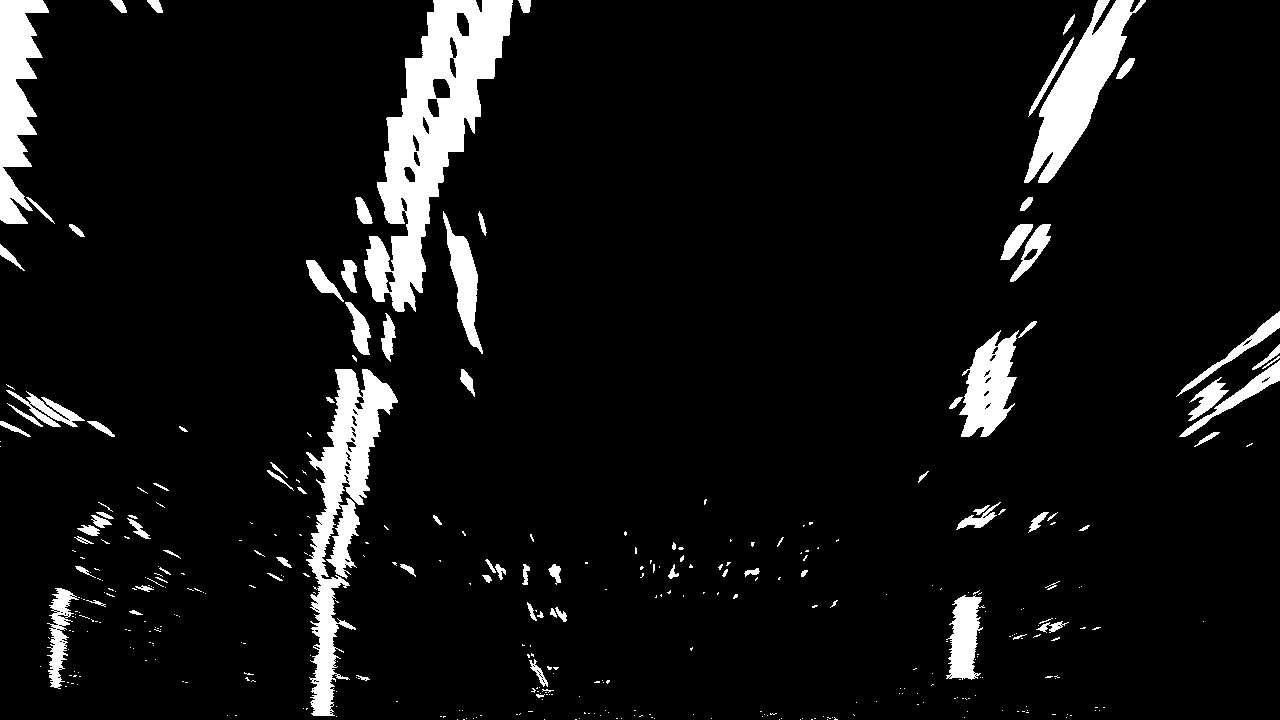
#> input picture SDC_01/calibration_wide/warped-example.jpg, 1280 x 720 px
$ jupyter execute 'SDC_01_16_34_Finding the Lines.ipynb'   (shell and % lines are left out)   (older library calls are emulated)
#> lines starting #> are read from the running program, lines starting #| are printed output that depends on the picture
[cell 1]

import numpy as np
import cv2
import matplotlib.pyplot as plt
import matplotlib.image as mpimg

[cell 2]
binary_warped = mpimg.imread('calibration_wide/warped-example.jpg')
#> binary_warped is the input picture: shape (720, 1280); min 0, max 255, mean 18.5

print(binary_warped.shape)
#| (720, 1280)
plt.imshow(binary_warped)

[cell 3]
# 画像下半分のヒストグラム
histogram = np.sum(binary_warped[binary_warped.shape[0]//2:,:], axis=0)
#> histogram = 1280 values, max 62445 at index 327, min 0 at index 208, mean 5170.2

print(binary_warped.shape[0]//2)
#| 360
plt.plot(histogram)
#> figure, not shown here; curve peaks at x = 327, y = 62445

[cell 4]
img = np.dstack((binary_warped, binary_warped, binary_warped))*255
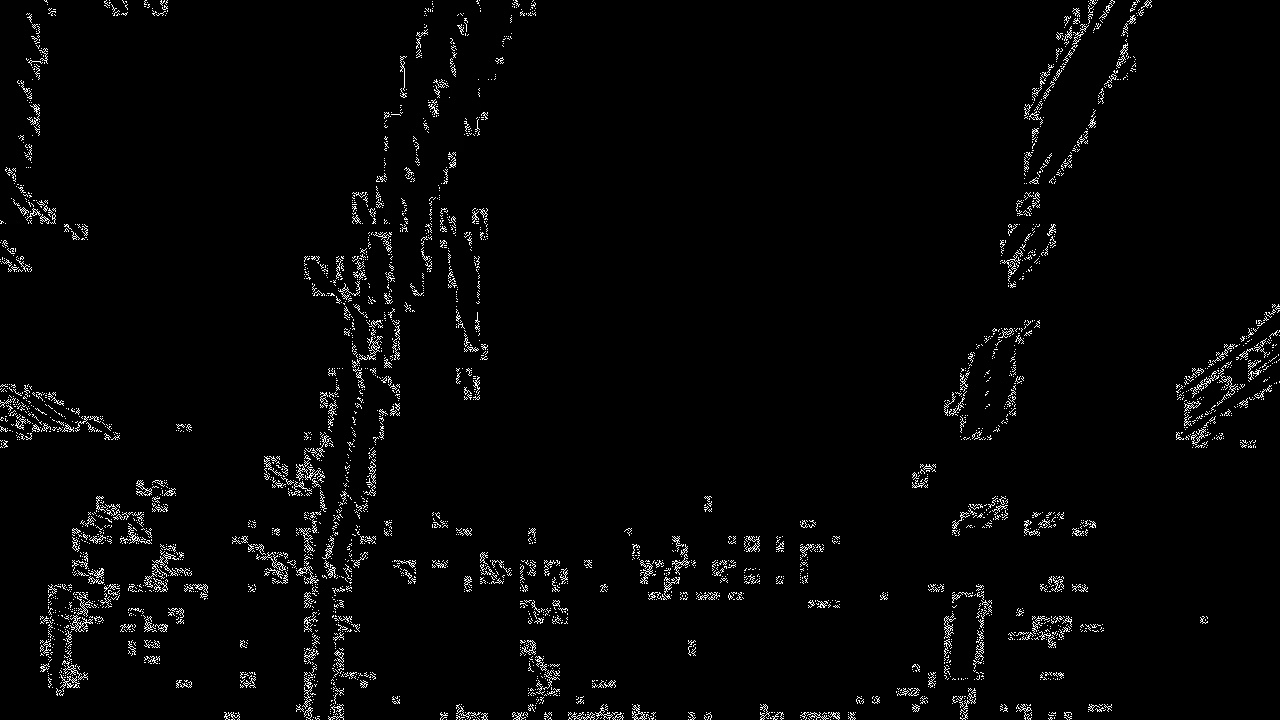
#> img: shape (720, 1280, 3); min 0, max 255, mean 6.3

print(img.shape)
#| (720, 1280, 3)
plt.imshow(img)

[cell 5]
midpoint = np.int(histogram.shape[0]//2)
#> midpoint = 640

# ヒストグラムの2つのピーク値を探す
# NumPyのargmax関数は、多次元配列の中の最大値の要素を持つインデックスを返す関数
leftx_base = np.argmax(histogram[:midpoint])
#> leftx_base = 327
rightx_base = np.argmax(histogram[midpoint:]) + midpoint
#> rightx_base = 971

print(midpoint, leftx_base, rightx_base)
#| 640 327 971

[cell 6]
# Choose the number of sliding windows
nwindows = 9
# Set height of windows
window_height = np.int(binary_warped.shape[0]//nwindows)
#> window_height = 80

print(window_height)
#| 80

[cell 7]
# Identify the x and y positions of all nonzero pixels in the image
nonzero = binary_warped.nonzero()
#> nonzero = 89486 positions, rows 0 to 719, columns 0 to 1279
nonzeroy = np.array(nonzero[0])
nonzerox = np.array(nonzero[1])

# nonzero関数は非ゼロ要素の抽出
print(nonzeroy, nonzerox)
#> (printed output is left out)
print(binary_warped[0, 0], binary_warped[0, 1], binary_warped[0, 2])
#| 255 255 255

[cell 8]
# Current positions to be updated for each window
leftx_current = leftx_base
#> leftx_current = 327
rightx_current = rightx_base
#> rightx_current = 971

# Smarginet the width of the windows +/- margin
margin = 100
# Set minimum number of pixels found to recenter window
minpix = 50

# Create empty lists to receive left and right lane pixel indices
left_lane_inds = []
right_lane_inds = []

# Step through the windows one by one
for window in range(nwindows):
    # Identify window boundaries in x and y (and right and left)
    win_y_low = binary_warped.shape[0] - (window+1)*window_height
    win_y_high = binary_warped.shape[0] - window*window_height
    win_xleft_low = leftx_current - margin
    win_xleft_high = leftx_current + margin
    win_xright_low = rightx_current - margin
    win_xright_high = rightx_current + margin

    # Draw the windows on the visualization image
    out_img = img.copy()
    cv2.rectangle(out_img,(win_xleft_low,win_y_low),(win_xleft_high,win_y_high),(0,255,0), 2)
    cv2.rectangle(out_img,(win_xright_low,win_y_low),(win_xright_high,win_y_high),(0,255,0), 2)

    # 現在の探索範囲 (下から探索)
    plt.figure()
    plt.imshow(out_img)
    plt.show()

    # 窓高さ内のヒストグラム
    histogram = np.sum(out_img[win_y_low:win_y_high,:], axis=0)
    plt.plot(histogram)
    plt.show()

    # Identify the nonzero pixels in x and y within the window
    good_left_inds = ((nonzeroy >= win_y_low) & (nonzeroy < win_y_high) &
                        (nonzerox >= win_xleft_low) &  (nonzerox < win_xleft_high)).nonzero()[0]
    good_right_inds = ((nonzeroy >= win_y_low) & (nonzeroy < win_y_high) &
                        (nonzerox >= win_xright_low) &  (nonzerox < win_xright_high)).nonzero()[0]

    # Append these indices to the lists
    # 探索領域内の有効要素を後のフィッティングのために貯めこんでいく
    left_lane_inds.append(good_left_inds)
    right_lane_inds.append(good_right_inds)

    # If you found > minpix pixels, recenter next window on their mean position
    # 窓内で発見した左右の車線位置
    if len(good_left_inds) > minpix:
        leftx_current = np.int(np.mean(nonzerox[good_left_inds]))
    if len(good_right_inds) > minpix:
        rightx_current = np.int(np.mean(nonzerox[good_right_inds]))

    print(window, "result:", leftx_current, rightx_current)
    print("")
#> this loop made 9 passes
#> (win_xleft_low, win_xleft_high, win_xright_low, win_xright_high, leftx_current, rightx_current) on passes 1 to 9: (227, 427, 871, 1071, 319, 968), (219, 419, 868, 1068, 327, 989), (227, 427, 889, 1089, 329, 1002), (229, 429, 902, 1102, 344, 977), (244, 444, 877, 1077, 366, 992), (266, 466, 892, 1092, 391, 1021), (291, 491, 921, 1121, 411, 1036), (311, 511, 936, 1136, 432, 1063), (332, 532, 963, 1163, 462, 1097)
#| 0 result: 319 968
#| 1 result: 327 989
#| 2 result: 329 1002
#| 3 result: 344 977
#| 4 result: 366 992
#| 5 result: 391 1021
#| 6 result: 411 1036
#| 7 result: 432 1063
#> (further printed lines are left out)
#> pass 1, `plt.show()`:
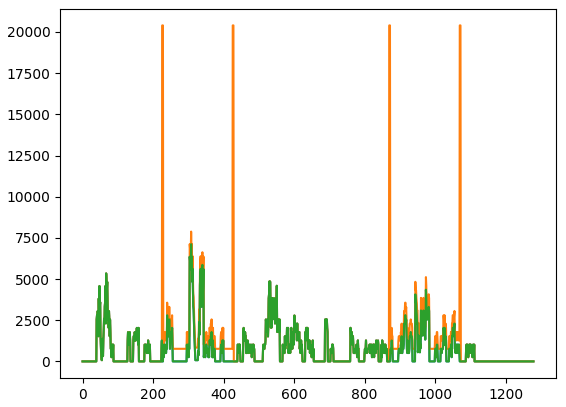
#> figure drawn by matplotlib, 1 panel; curve peaks at x = 308, y = 7116; curve peaks at x = 226, y = 20400; curve peaks at x = 308, y = 7116
#> after the loop, left_lane_inds = 9 items; right_lane_inds = 9 items

# Concatenate the arrays of indices
# 配列の連結
left_lane_inds = np.concatenate(left_lane_inds)
right_lane_inds = np.concatenate(right_lane_inds)

# Extract left and right line pixel positions
leftx = nonzerox[left_lane_inds]
lefty = nonzeroy[left_lane_inds]
rightx = nonzerox[right_lane_inds]
righty = nonzeroy[right_lane_inds]

# Fit a second order polynomial to eachnonzerox
# 二次関数でフィッティング
left_fit = np.polyfit(lefty, leftx, 2)
#> left_fit = [0.000223, -0.391, 478.1]
right_fit = np.polyfit(righty, rightx, 2)
#> right_fit = [0.00042, -0.48, 1115.2]

print("left a,b,c", left_fit)
#| left a,b,c [ 2.23090058e-04 -3.90812851e-01  4.78139852e+02]
print("right a,b,c", right_fit)
#| right a,b,c [ 4.19709859e-04 -4.79568379e-01  1.11522544e+03]

[cell 9]
# Generate x and y values for plotting
ploty = np.linspace(0, binary_warped.shape[0]-1, binary_warped.shape[0] )
#> ploty = 720 values from 0 to 719
left_fitx = left_fit[0]*ploty**2 + left_fit[1]*ploty + left_fit[2]
#> left_fitx = 720 values, max 478.1 at index 0, min 312.5 at index 719, mean 376.1
right_fitx = right_fit[0]*ploty**2 + right_fit[1]*ploty + right_fit[2]
#> right_fitx = 720 values, max 1115.2 at index 0, min 978.2 at index 571, mean 1015.2

plt.figure()
img[nonzeroy[left_lane_inds], nonzerox[left_lane_inds]] = [255, 0, 0]
img[nonzeroy[right_lane_inds], nonzerox[right_lane_inds]] = [0, 0, 255]
plt.imshow(img)

plt.plot(left_fitx, ploty, color='yellow')
plt.plot(right_fitx, ploty, color='yellow')
# plt.xlim(0, 1280)
# plt.ylim(720, 0)

plt.show()
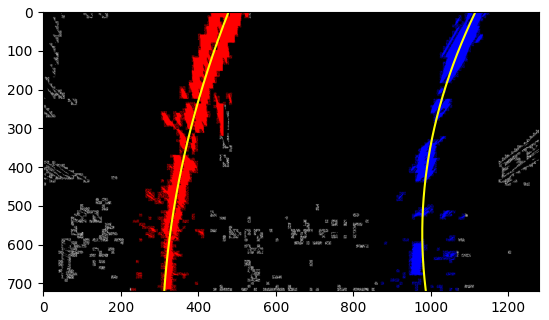
#> figure drawn by matplotlib, 1 panel

[cell 10]
# Assume you now have a new warped binary image
# from the next frame of video (also called "binary_warped")
# It's now much easier to find line pixels!
nonzero = binary_warped.nonzero()
nonzeroy = np.array(nonzero[0])
nonzerox = np.array(nonzero[1])
margin = 100

left_lane_inds_width_limit = ((nonzerox > (left_fit[0]*(nonzeroy**2) + left_fit[1]*nonzeroy +
                                left_fit[2] - margin)) & (nonzerox < (left_fit[0]*(nonzeroy**2) +
                                left_fit[1]*nonzeroy + left_fit[2] + margin)))

right_lane_inds_width_limit = ((nonzerox > (right_fit[0]*(nonzeroy**2) + right_fit[1]*nonzeroy +
                                right_fit[2] - margin)) & (nonzerox < (right_fit[0]*(nonzeroy**2) +
                                right_fit[1]*nonzeroy + right_fit[2] + margin)))

# Again, extract left and right line pixel positions
leftx = nonzerox[left_lane_inds_width_limit]
lefty = nonzeroy[left_lane_inds_width_limit]
rightx = nonzerox[right_lane_inds_width_limit]
righty = nonzeroy[right_lane_inds_width_limit]

# Fit a second order polynomial to each
# 二次関数で再フィッティング
left_fit = np.polyfit(lefty, leftx, 2)
#> left_fit = [0.000157, -0.347, 475.9]
right_fit = np.polyfit(righty, rightx, 2)
#> right_fit = [0.000435, -0.489, 1115.9]

print("left a,b,c", left_fit)
#| left a,b,c [ 1.57054697e-04 -3.47011052e-01  4.75912934e+02]
print("right a,b,c", right_fit)
#| right a,b,c [ 4.34665454e-04 -4.88797399e-01  1.11592368e+03]

[cell 11]
# Generate x and y values for plotting
ploty = np.linspace(0, binary_warped.shape[0]-1, binary_warped.shape[0] )
left_fitx = left_fit[0]*ploty**2 + left_fit[1]*ploty + left_fit[2]
#> left_fitx = 720 values, max 475.9 at index 0, min 307.6 at index 719, mean 378.2
right_fitx = right_fit[0]*ploty**2 + right_fit[1]*ploty + right_fit[2]
#> right_fitx = 720 values, max 1115.9 at index 0, min 978.5 at index 562, mean 1015.2

# Create an image to draw on and an image to show the selection window
out_img = np.dstack((binary_warped, binary_warped, binary_warped))*255
window_img = np.zeros_like(out_img)
# Color in left and right line pixels
out_img[nonzeroy[left_lane_inds_width_limit], nonzerox[left_lane_inds_width_limit]] = [255, 0, 0]
out_img[nonzeroy[right_lane_inds_width_limit], nonzerox[right_lane_inds_width_limit]] = [0, 0, 255]
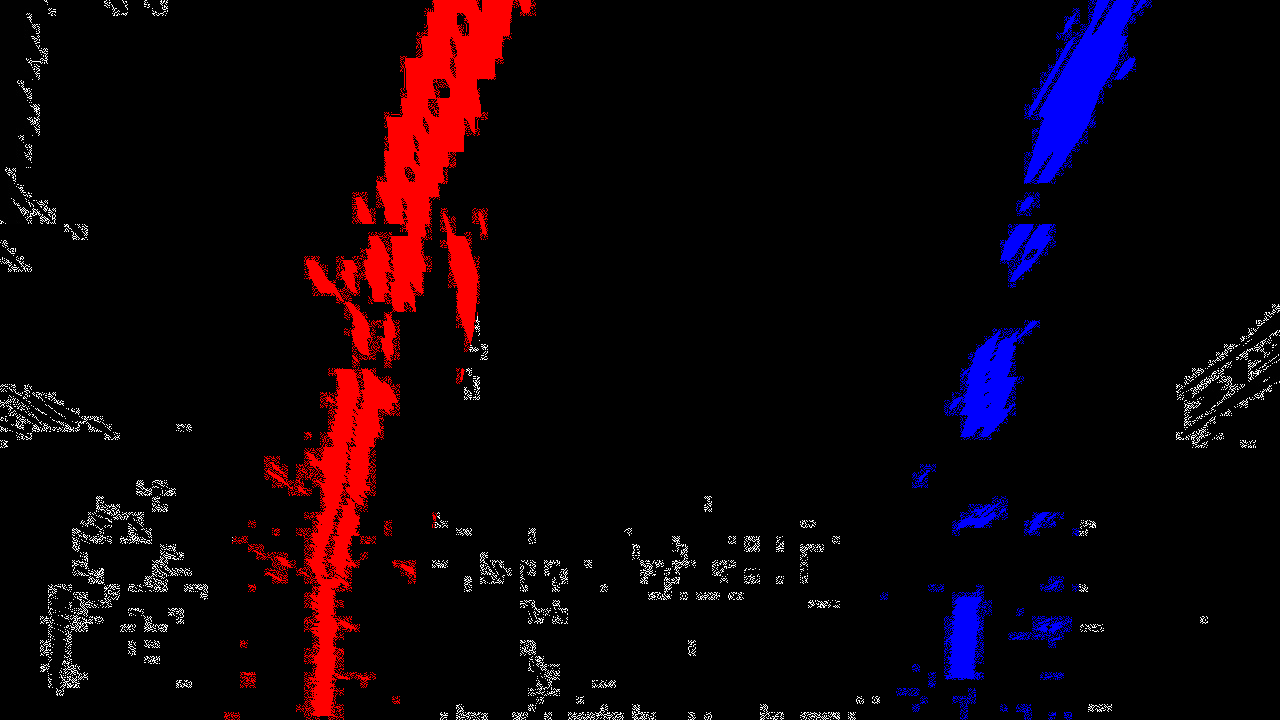
#> out_img: shape (720, 1280, 3); mean of channels 0, 1, 2 14.4, 3, 8.9; drawn as R, G, B

# Generate a polygon to illustrate the search window area
# And recast the x and y points into usable format for cv2.fillPoly()
left_line_window1 = np.array([np.transpose(np.vstack([left_fitx-margin, ploty]))])
#> left_line_window1 = 720 pairs, first value 207.6 to 375.9, second value 0 to 719
left_line_window2 = np.array([np.flipud(np.transpose(np.vstack([left_fitx+margin,
                              ploty])))])
#> left_line_window2 = 720 pairs, first value 407.6 to 575.9, second value 0 to 719
left_line_pts = np.hstack((left_line_window1, left_line_window2))
#> left_line_pts = 1440 pairs, first value 207.6 to 575.9, second value 0 to 719
right_line_window1 = np.array([np.transpose(np.vstack([right_fitx-margin, ploty]))])
#> right_line_window1 = 720 pairs, first value 878.5 to 1015.9, second value 0 to 719
right_line_window2 = np.array([np.flipud(np.transpose(np.vstack([right_fitx+margin,
                              ploty])))])
#> right_line_window2 = 720 pairs, first value 1078.5 to 1215.9, second value 0 to 719
right_line_pts = np.hstack((right_line_window1, right_line_window2))
#> right_line_pts = 1440 pairs, first value 878.5 to 1215.9, second value 0 to 719

# Draw the lane onto the warped blank image
cv2.fillPoly(window_img, np.int_([left_line_pts]), (0,255, 0))
cv2.fillPoly(window_img, np.int_([right_line_pts]), (0,255, 0))
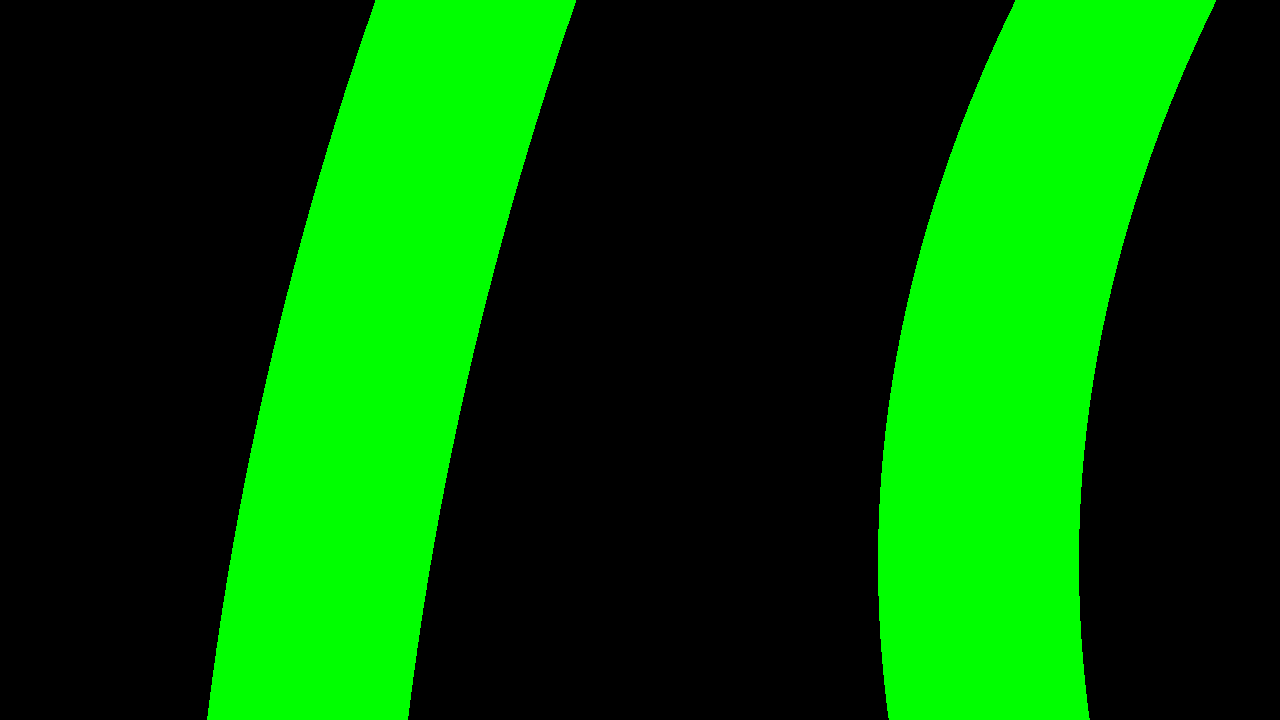
#> window_img: shape (720, 1280, 3); mean of channels 0, 1, 2 0, 80.1, 0; drawn as R, G, B
result = cv2.addWeighted(out_img, 1, window_img, 0.3, 0)
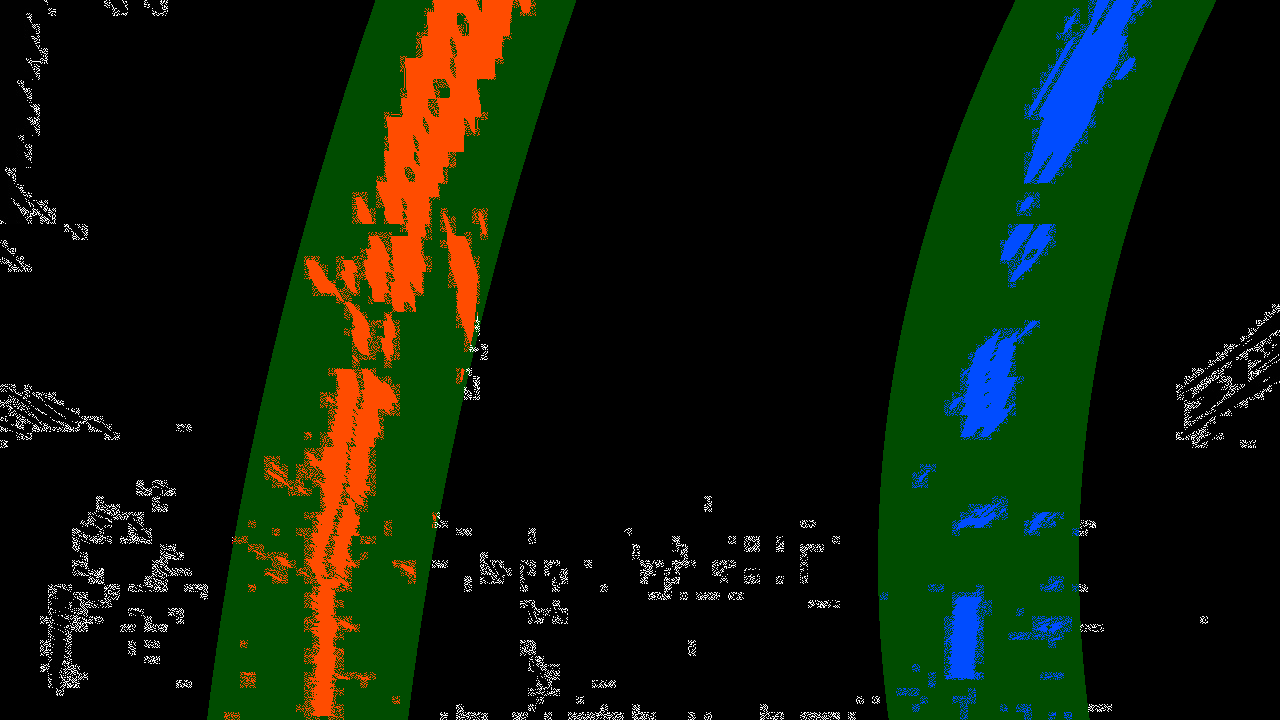
#> result: shape (720, 1280, 3); mean of channels 0, 1, 2 14.4, 26.8, 8.9; drawn as R, G, B
plt.imshow(result)
plt.plot(left_fitx, ploty, color='yellow')
plt.plot(right_fitx, ploty, color='yellow')
# plt.xlim(0, 1280)
# plt.ylim(720, 0)

plt.show()
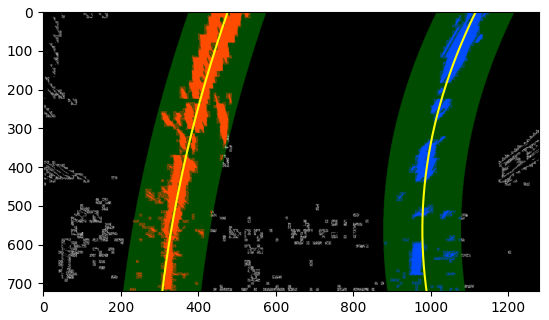
#> figure drawn by matplotlib, 1 panel
